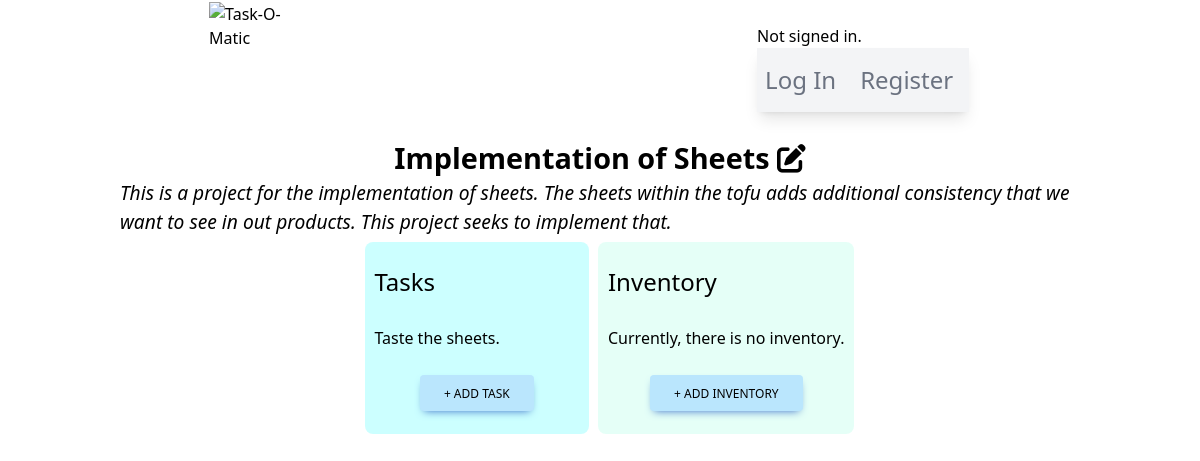
The app's page /project/3/ with its own data.
### taskomatic/models.py (models this page shows, shortened)
class Project(models.Model):
    user = models.ForeignKey(User, on_delete=models.CASCADE)
    owner = models.CharField(max_length=80)
    projectName = models.CharField(max_length=160)
    projectDescription = models.CharField(max_length=350)
    hasDeadline = models.BooleanField(default=False)
    hasInventory = models.BooleanField(default=False)
    hasTasks = models.BooleanField(default=False)
    creationDate = models.DateField()
    deadlineDate = models.DateField(null=True, blank=True)

class Tasks(models.Model):
    projectId = models.ForeignKey(Project, on_delete=models.CASCADE)
    taskCreator = models.CharField(max_length=80)
    taskName = models.CharField(max_length=160)
    taskDescription = models.CharField(max_length=350)
    taskDeadline = models.DateField(null=True, blank=True)
    taskImportance = models.PositiveIntegerField(default=1, validators=[MinValueValidator(1), MaxValueValidator(10)])
    taskLimitAlert = models.DateField(null=True, blank=True)

### taskomatic/views.py (the view)
# urls.py: path("project/<str:pk>/", views.project_view, name="projectPage")
def project_view(request, pk):
    project = Project.objects.filter(id=pk)
    tasks = Tasks.objects.filter(projectId = pk)
    inventory = Inventory.objects.filter(projectId = pk)
    return render(request, "taskomatic/projectPage.html", {
        'project': project,
        'tasks': tasks,
        'inventory': inventory,
        'taskForm': TaskForm(),
        'inventoryForm': InventoryForm()
    })

### taskomatic/templates/taskomatic/projectPage.html (shortened to what this page needs)
{% extends "./layout.html" %}
{% load static %}
{% block body %}
<div id="projectPageMainContainer">
    {% for item in project %}
    <h2>
        {{ item.projectName }}
        <form style="display: inline-block;" method="POST" action="{% url 'editProject' %}" name="editForm">
            <i id="editIcon" class="fa-solid fa-pen-to-square cursor-pointer"></i>
        </form>
    </h2>
    <p class="descriptiveParagraph">{{ item.projectDescription }}</p>
    <div id="tasksAndInventorySection">
        <span id="tasksContainer">
            <h3>Tasks</h3>
            {% if item.hasTasks %}
                {% if tasks %}
                    {% for task in tasks %}
            <p>{{ task.taskName }}</p>
            <button type="button" class="addTaskButton inline-block rounded bg-sky-200 px-6 pb-2 pt-2.5 text-xs font-medium uppercase leading-normal
            text-black shadow-[0_4px_9px_-4px_#3b71ca] transition duration-150 ease-in-out hover:bg-sky-300 max-w-s self-center">
                + Add Task
            </button>
                    {% endfor %}
                {% endif %}
            {% else %}
            <p>Tasks are <b>disabled</b> of this project.</p>
            <p>Request project owner to enable this functionality.</p>
            {% endif %}
        </span>
        <span id="inventoryContainer">
            <h3>Inventory</h3>
            {% if item.hasInventory %}
                {% if inventory %}
                    {% for inventoryItem in inventory %}
            <p>{{ inventoryItem.itemName }}</p>
            <button type="button" class="addInventoryButton inline-block rounded bg-sky-200 px-6 pb-2 pt-2.5 text-xs font-medium uppercase leading-normal
            text-black shadow-[0_4px_9px_-4px_#3b71ca] transition duration-150 ease-in-out hover:bg-sky-300 max-w-s self-center">
                + Add Inventory
            </button>
                    {% endfor %}
                {% else %}
            <p>Currently, there is no inventory.</p>
            <button type="button" class="addInventoryButton inline-block rounded bg-sky-200 px-6 pb-2 pt-2.5 text-xs font-medium uppercase leading-normal
            text-black shadow-[0_4px_9px_-4px_#3b71ca] transition duration-150 ease-in-out hover:bg-sky-300 max-w-s self-center">
                + Add Inventory
            </button>
                {% endif %}
            {% else %}
            <p>Inventory is <b>disabled</b> of this project.</p>
            <p>Request project owner to enable this functionality.</p>
            {% endif %}
        </span>
    </div>
    {% endfor %}
</div>
{% endblock %}

### taskomatic/static/taskomatic/styles.css (style rules this page uses)
html { font-size: 16px; }
* { margin: 0; padding: 0; box-sizing: border-box; }
h2 { font-size: 1.8rem !important; font-weight: 600 !important; }
h3 { font-size: 1.5rem !important; font-weight: 500 !important; }
#projectPageMainContainer { display: flex; flex-direction: column; align-items: center; width: 80%; margin: 0 auto; }
.descriptiveParagraph { font-size: 1.2rem; font-style: italic; }
#tasksAndInventorySection { display: flex; justify-content: space-between; }
#tasksContainer { display: flex; flex-direction: column; justify-content: space-around; background-color: rgba(0, 255, 255, 0.2); border-radius: 0.5rem; min-height: 12rem; min-width: 14rem; margin: 1%; padding: 2%; }
#inventoryContainer { display: flex; flex-direction: column; justify-content: space-around; background-color: rgba(127, 255, 212, 0.2); border-radius: 0.5rem; min-height: 12rem; min-width: 16rem; margin: 1%; padding: 2%; }

### records on screen
Project: projectName "Implementation of Sheets", projectDescription "This is a project for the implementation of sheets. The sheets within the tofu adds additional consistency that we want to see in out products. This project seeks to implement that.", hasInventory "Currently, there is no inventory."
Tasks: taskName "Taste the sheets."
